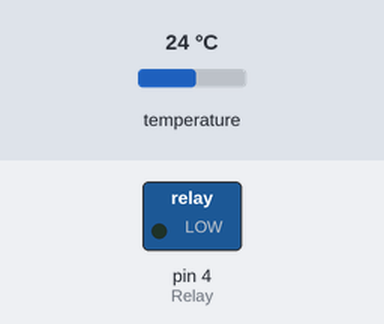
The sketch below on a simulated Arduino Uno, built with avr-gcc and run on an emulated ATmega328P. On the bench: switched loads named in the sketch (green lamp = pin HIGH). The inputs (shaded band) are chosen by the test bench; at power-on: temperature 24 °C. What the sketch prints to the serial monitor is not drawn.

Above: at 3.1 s.
3.2 s: temperature set to 33.1 °C
5.1 s: temperature set to 34.4 °C
At 7.3 s:
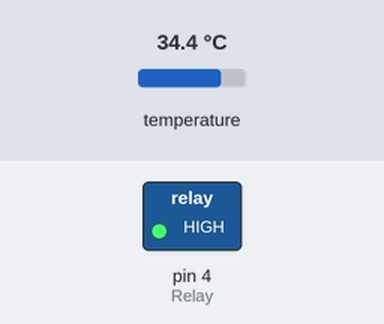
7.6 s: temperature set to 28.6 °C
9.9 s: temperature set to 27.6 °C
At 11.3 s:
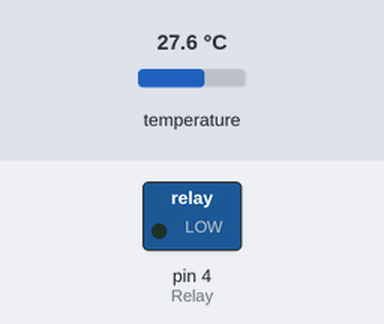
11.8 s: temperature set to 41 °C
At 13.3 s:
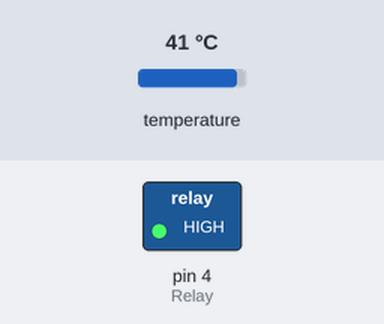
Timing chart, 0 to 14.8 s (numbered marks = the images above; inputs shaded):
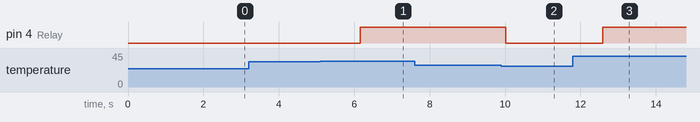

The sketch:

arduino.ino
```cpp
#include <OneWire.h>

int Relay = 4;  // реле
OneWire ds(7); // на пине 10 (нужен резистор 4.7 КОм)

void setup(void) {

  Serial.begin(9600);
  pinMode(Relay, OUTPUT);

}

void loop(void) {

  byte i;

  byte present = 0;

  byte type_s;

  byte data[12];

  byte addr[8];

  float nowTemp, maxTemp, minTemp;

  if ( !ds.search(addr)) {

    ds.reset_search();

    delay(250);

    return;

  }


  if (OneWire::crc8(addr, 7) != addr[7]) {

    return;

  }

  type_s = 0;

  ds.reset();

  ds.select(addr);

  ds.write(0x44);

  delay(1000);

  present = ds.reset();

  ds.select(addr);

  ds.write(0xBE);

  for ( i = 0; i < 9; i++) { // нам необходимо 9 байт

    data[i] = ds.read();

  }

  // конвертируем данный в фактическую температуру

  // так как результат является 16 битным целым, его надо хранить в

  // переменной с типом данных "int16_t", которая всегда равна 16 битам,

  // даже если мы проводим компиляцию на 32-х битном процессоре

  int16_t raw = (data[1] << 8) | data[0];

  if (type_s) {

    raw = raw << 3; // разрешение 9 бит по умолчанию

  if (data[7] == 0x10) {

    raw = (raw & 0xFFF0) + 12 - data[6];

  }

  } else {

    byte cfg = (data[4] & 0x60);

  // при маленьких значениях, малые биты не определены, давайте их обнулим

    if (cfg == 0x00) raw = raw & ~7; // разрешение 9 бит, 93.75 мс

    else if (cfg == 0x20) raw = raw & ~3; // разрешение 10 бит, 187.5 мс

    else if (cfg == 0x40) raw = raw & ~1; // разрешение 11 бит, 375 мс

//// разрешение по умолчанию равно 12 бит, время преобразования - 750 мс

  }

  nowTemp = (float)raw / 16.0;
  maxTemp = 34.00;
  minTemp = 28.00;

  if (nowTemp >= maxTemp){  // Если температура больше или равна maxTemp, тогда выключаем реле
    digitalWrite(Relay, HIGH);
  }
  if (nowTemp <= minTemp){  // Если темпратура меньше minTemp, тогда включаем реле
    digitalWrite(Relay, LOW);
  }

  Serial.print(nowTemp);

}
```

Measured:
- the behaviour switches between 33.9 and 34 °C on temperature (found by bisection; images 0 and 1)
- the behaviour switches between 28.1 and 28 °C on temperature (found by bisection; images 1 and 2)
- after the input at 3.2 s, every drawn part: stays the same
- after the input at 5.1 s, pin 4 (Relay): LOW → HIGH after 1.1 s
- after the input at 7.6 s, every drawn part: stays the same
- after the input at 9.9 s, pin 4 (Relay): HIGH → LOW after 0.12 s
- after the input at 11.8 s, pin 4 (Relay): LOW → HIGH after 0.79 s
